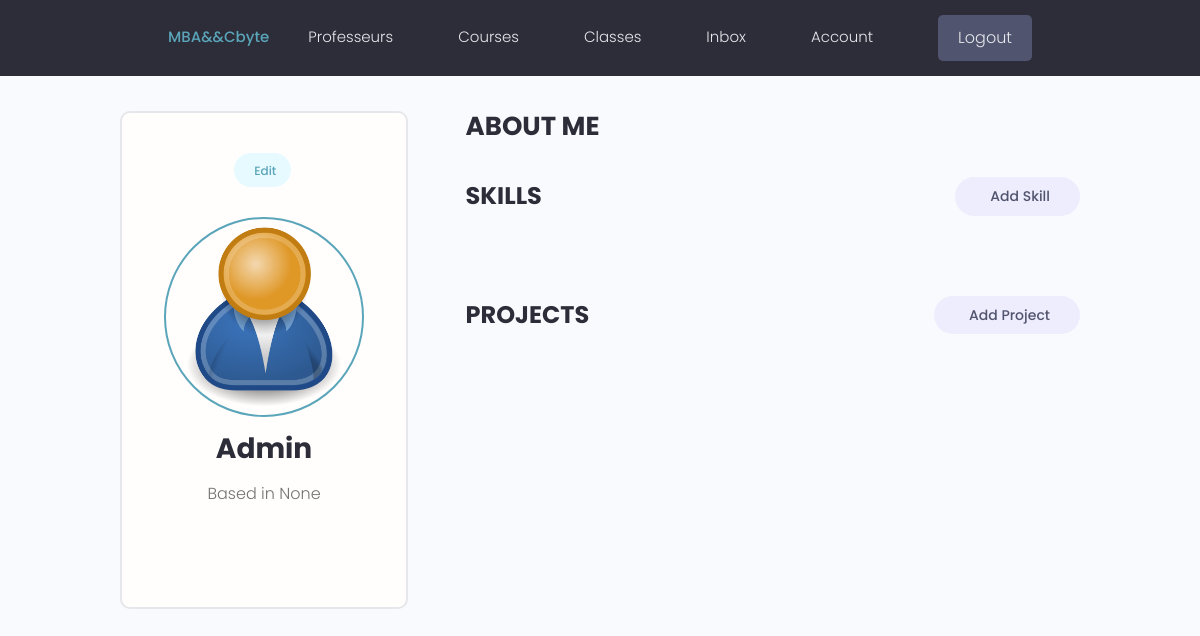
The app's page /account/ (signed in) with its own data.
### users/models.py (models this page shows, shortened)
class Profile(models.Model):
    user = models.OneToOneField(
        User, on_delete=models.CASCADE, null=True, blank=True)
    name = models.CharField(max_length=200, blank=True, null=True)
    email = models.EmailField(max_length=500, blank=True, null=True)
    username = models.CharField(max_length=200, blank=True, null=True)
    location = models.CharField(max_length=200, blank=True, null=True)
    short_intro = models.CharField(max_length=200, blank=True, null=True)
    bio = models.TextField(blank=True, null=True)
    profile_image = models.ImageField(
        null=True, blank=True, upload_to='profiles/', default="profiles/user-default.png")
    social_github = models.CharField(max_length=200, blank=True, null=True)
    social_twitter = models.CharField(max_length=200, blank=True, null=True)
    social_linkedin = models.CharField(max_length=200, blank=True, null=True)
    social_youtube = models.CharField(max_length=200, blank=True, null=True)
    social_website = models.CharField(max_length=200, blank=True, null=True)
    created = models.DateTimeField(auto_now_add=True)
    id = models.UUIDField(default=uuid.uuid4, unique=True,
                          primary_key=True, editable=False)

### users/views.py (the view)
# urls.py: path('account/', views.userAccount, name="account"),
@login_required(login_url='login')
def userAccount(request):
    profile = request.user.profile
    skills = profile.skill_set.all()
    projects = profile.project_set.all()
    context = {'profile': profile, 'skills': skills, 'projects': projects}
    return render(request, 'users/account.html', context)

### users/templates/users/account.html (shortened to what this page needs)
{% extends 'main.html' %}
{% block content %}
<main class="settingsPage profile my-md">
  <div class="container">
    <div class="layout">
      <div class="column column--1of3">
        <div class="card text-center">
          <div class="card__body dev">
            <a class="tag tag--pill tag--main settings__btn" href="{% url 'edit-account' %}">
              Edit</a>
            <img class="avatar avatar--xl dev__avatar" src="{{profile.profile_image.url}}" />
            <h2 class="dev__name">{{profile.name}}</h2>
            <p class="dev__location">Based in {{profile.location}}</p>
          </div>
        </div>
      </div>
      <div class="column column--2of3">
        <div class="devInfo">
          <h3 class="devInfo__title">About Me</h3>
        </div>
        <div class="settings">
          <h3 class="settings__title">Skills</h3>
          <a class="tag tag--pill tag--sub settings__btn tag--lg" href="{% url 'create-skill' %}"> Add Skill</a>
        </div>
        <div class="settings">
          <h3 class="settings__title">Projects</h3>
          <a class="tag tag--pill tag--sub settings__btn tag--lg" href="{% url 'create-project' %}"> Add Project</a>
        </div>
      </div>
    </div>
  </div>
</main>
{% endblock %}

### static/styles/app.css (style rules this page uses)
:root { --color-sub: #2d2d39; }
.card { border: 2px solid var(--color-light); }
img { width: 100%; }
.profile .card > .dev { padding: 4rem; }
.dev__avatar { display: block; margin: auto; }
.dev__name { color: var(--color-sub); font-size: 2.8rem; font-weight: 700; margin-top: 1rem; margin-bottom: 0.5rem; }
.dev__location { margin-top: 1rem; }
.devInfo { margin-bottom: 3rem; }
.devInfo__title, .devInfo__subtitle { font-size: 2.6rem; color: var(--color-sub); text-transform: uppercase; font-weight: 700; margin-bottom: 1.5rem; }
.settingsPage .dev > .settings__btn { display: inline-block; margin-bottom: 3rem; }
.settings { display: flex; justify-content: space-between; align-items: center; }
.settings__title { font-size: 2.4rem; text-transform: uppercase; font-weight: 700; color: var(--color-sub); }

### static/uikit/styles/modules/_variables.css (style rules this page uses)
:root { --color-main: #5aa5b9; --color-main-light: #e6faff; --color-sub: #3f4156; --color-sub-light: #51546e; --color-sub-lighter: #ededfd; --color-text: #737373; --color-gray: #8b8b8b; --color-light: #e5e7eb; --color-light-gray: #767676; --color-bg: #f8fafd; --color-white: #fffefd; --color-white-light: #f3f3f3; --color-success: #359e64; --color-success-bg: #def8e8; --color-error: #fc4b0b; --color-error-bg: #fff2ee; --font-base: 'Poppins', arial, helvetica, 'Segoe UI', roboto, ubuntu, sans-serif; --font-monospace: 'Fira Code', 'Courier New', courier, monospace; --font-regular: 300; --font-medium: 500; --font-bold: 700; --generic-shadow: 1px 1px 5px #00000010; --generic-transition: all 0.3s ease-in-out; }

### static/uikit/styles/modules/_base.css (style rules this page uses)
* { margin: 0; padding: 0; box-sizing: border-box; text-rendering: optimizeLegibility; color: inherit; font-size: inherit; }
html { font-size: 50%; }
@media only screen and (min-width: 480px) { html { font-size: 56.25%; } }
@media only screen and (min-width: 1200px) { html { font-size: 62.5%; } }
body { line-height: 1.6; font-weight: 400; font-size: 1.5rem; color: var(--color-text); background-color: var(--color-bg); min-height: 100vh; }

### static/uikit/styles/modules/_typography.css (style rules this page uses)
* { font-family: var(--font-base); }
h2 { font-size: 3.6rem; font-weight: var(--font-bold); }
h3 { font-size: 3.2rem; font-weight: var(--font-medium); }
p, span, strong { font-size: 1.6rem; color: var(--color-text); font-weight: var(--font-regular); }
a { padding-bottom: 2px; text-decoration: none; display: inline-block; color: var(--color-main); font-weight: var(--font-medium); }

### static/uikit/styles/modules/_utilities.css (style rules this page uses)
.container { width: 92%; max-width: 165rem; margin: 0 auto; box-sizing: border-box; }
@media screen and (min-width: 1000px) { .container { width: 90%; } }
@media screen and (min-width: 1200px) { .container { width: 80%; } }
.text-center { text-align: center; }
.my-md { margin: 3rem auto; }

### static/uikit/styles/modules/_avatar.css (style rules this page uses)
.avatar { border-radius: 50%; border: 2px solid var(--color-main); object-fit: cover; }
.avatar--xl { height: 20rem; width: 20rem; }

### static/uikit/styles/modules/_card.css (style rules this page uses)
.card { border-radius: 1rem; background-color: var(--color-white); border: 1.5px solid var(--color-light); width: auto; height: auto; margin-top: 0.5rem; margin-bottom: 0.5rem; overflow: hidden; }
.card__body, .card__header { padding: 2rem 2.5rem; }

### static/uikit/styles/modules/_tag.css (style rules this page uses)
.tag { display: inline-flex; align-items: center; background-color: var(--color-sub); height: -webkit-fit-content; height: -moz-fit-content; height: fit-content; width: -webkit-fit-content; width: -moz-fit-content; width: fit-content; border-radius: 0.5rem; padding: 0.5rem 1.5rem; font-size: 1.2rem; cursor: pointer; }
.tag:not(:last-child) { margin-right: 0.25rem; margin-bottom: 0.75rem; }
.tag--pill { border-radius: 5rem; }
.tag--main, .tag--main > small { background: var(--color-main-light); color: var(--color-main); font-weight: 500; }
.tag--sub, .tag--sub > small { background: var(--color-sub-lighter); color: var(--color-sub-light); font-weight: 500; }
.tag--lg { padding: 0.8rem 3rem; font-size: 1.4rem; }

### static/uikit/styles/modules/_layout.css (style rules this page uses)
.layout { display: flex; flex-flow: row wrap; justify-content: space-between; }
.layout > .column { margin-bottom: 3rem; }
.layout > .column.column--1of3 { flex-basis: 30%; }
.layout > .column.column--2of3 { flex-basis: 64%; }

### records on screen
Profile: profile_image (placeholder picture), name "Admin", location "None"
